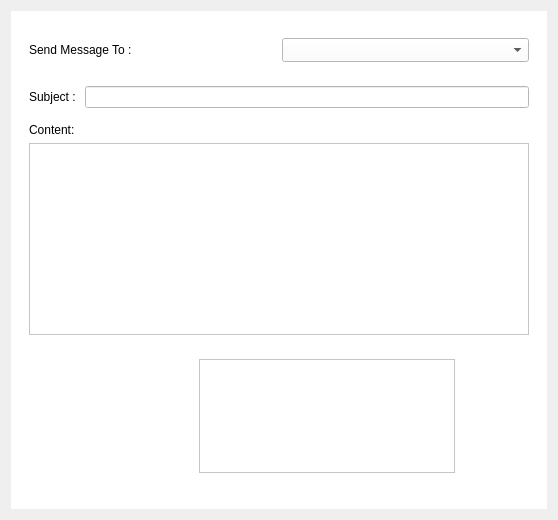
             <widget class="QWidget" name="tab_26">
              <attribute name="title">
               <string>compose</string>
              </attribute>
              <layout class="QVBoxLayout" name="verticalLayout_31">
               <item>
                <widget class="QWidget" name="widget_69" native="true">
                 <property name="styleSheet">
                  <string notr="true">background-color: rgb(255, 255, 255);</string>
                 </property>
                 <layout class="QVBoxLayout" name="verticalLayout_16">
                  <item>
                   <widget class="QWidget" name="widget_34" native="true">
                    <layout class="QVBoxLayout" name="verticalLayout_17">
                     <item>
                      <widget class="QWidget" name="widget_100" native="true">
                       <property name="minimumSize">
                        <size>
                         <width>0</width>
                         <height>40</height>
                        </size>
                       </property>
                       <layout class="QHBoxLayout" name="horizontalLayout_37">
                        <property name="leftMargin">
                         <number>0</number>
                        </property>
                        <property name="rightMargin">
                         <number>0</number>
                        </property>
                        <item>
                         <widget class="QLabel" name="label_42">
                          <property name="font">
                           <font>
                            <family>Segoe UI</family>
                           </font>
                          </property>
                          <property name="text">
                           <string>Send Message To : </string>
                          </property>
                         </widget>
                        </item>
                        <item>
                         <widget class="QComboBox" name="mail_compose_combo">
                          <property name="minimumSize">
                           <size>
                            <width>0</width>
                            <height>24</height>
                           </size>
                          </property>
                         </widget>
                        </item>
                       </layout>
                      </widget>
                     </item>
                     <item>
                      <widget class="QWidget" name="widget_97" native="true">
                       <property name="minimumSize">
                        <size>
                         <width>0</width>
                         <height>35</height>
                        </size>
                       </property>
                       <layout class="QHBoxLayout" name="horizontalLayout_34">
                        <property name="leftMargin">
                         <number>0</number>
                        </property>
                        <property name="rightMargin">
                         <number>0</number>
                        </property>
                        <item>
                         <widget class="QLabel" name="label_37">
                          <property name="font">
                           <font>
                            <family>Segoe UI</family>
                           </font>
                          </property>
                          <property name="text">
                           <string>Subject : </string>
                          </property>
                         </widget>
                        </item>
                        <item>
                         <widget class="QLineEdit" name="mail_compose_subject">
                          <property name="minimumSize">
                           <size>
                            <width>0</width>
                            <height>20</height>
                           </size>
                          </property>
                         </widget>
                        </item>
                       </layout>
                      </widget>
                     </item>
                     <item>
                      <widget class="QLabel" name="label_16">
                       <property name="text">
                        <string>Content:</string>
                       </property>
                      </widget>
                     </item>
                     <item>
                      <widget class="QPlainTextEdit" name="mail_compose_content">
                       <property name="font">
                        <font>
                         <family>Segoe UI</family>
                         <pointsize>10</pointsize>
                        </font>
                       </property>
                      </widget>
                     </item>
                     <item>
                      <widget class="QWidget" name="widget_89" native="true">
                       <property name="minimumSize">
                        <size>
                         <width>0</width>
                         <height>80</height>
                        </size>
                       </property>
                       <property name="maximumSize">
                        <size>
                         <width>16777215</width>
                         <height>150</height>
                        </size>
                       </property>
                       <layout class="QHBoxLayout" name="horizontalLayout_29">
                        <item>
                         <widget class="QPushButton" name="mail_compose_upload_images">
                          <property name="minimumSize">
                           <size>
                            <width>70</width>
                            <height>70</height>
                           </size>
                          </property>
                          <property name="maximumSize">
                           <size>
                            <width>70</width>
                            <height>70</height>
                           </size>
                          </property>
                          <property name="font">
                           <font>
                            <family>Segoe UI</family>
                            <pointsize>9</pointsize>
                           </font>
                          </property>
                          <property name="styleSheet">
                           <string notr="true">background-color: rgb(85, 85, 127);
color: rgb(255, 255, 255);</string>
                          </property>
                          <property name="text">
                           <string/>
                          </property>
                          <property name="icon">
                           <iconset resource="icons.qrc">
                            <normaloff>:/icons/upload_images.png</normaloff>:/icons/upload_images.png</iconset>
                          </property>
                          <property name="iconSize">
                           <size>
                            <width>75</width>
                            <height>75</height>
                           </size>
                          </property>
                          <property name="flat">
                           <bool>true</bool>
                          </property>
                         </widget>
                        </item>
                        <item>
                         <widget class="QPushButton" name="mail_compose_upload_documents">
                          <property name="minimumSize">
                           <size>
                            <width>70</width>
                            <height>70</height>
                           </size>
                          </property>
                          <property name="maximumSize">
                           <size>
                            <width>70</width>
                            <height>70</height>
                           </size>
                          </property>
                          <property name="font">
                           <font>
                            <family>Segoe UI</family>
                            <pointsize>9</pointsize>
                           </font>
                          </property>
                          <property name="styleSheet">
                           <string notr="true">background-color: rgb(85, 85, 127);
color: rgb(255, 255, 255);</string>
                          </property>
                          <property name="text">
                           <string/>
                          </property>
                          <property name="icon">
                           <iconset resource="icons.qrc">
                            <normaloff>:/icons/upload_documents.png</normaloff>:/icons/upload_documents.png</iconset>
                          </property>
                          <property name="iconSize">
                           <size>
                            <width>75</width>
                            <height>75</height>
                           </size>
                          </property>
                          <property name="flat">
                           <bool>true</bool>
                          </property>
                         </widget>
                        </item>
                        <item>
                         <widget class="QWidget" name="widget_116" native="true">
                          <layout class="QVBoxLayout" name="verticalLayout_22">
                           <item>
                            <widget class="QListWidget" name="mail_compose_upload_list"/>
                           </item>
                          </layout>
                         </widget>
                        </item>
                        <item>
                         <widget class="QPushButton" name="mail_compose_send">
                          <property name="minimumSize">
                           <size>
                            <width>50</width>
                            <height>50</height>
                           </size>
                          </property>
                          <property name="maximumSize">
                           <size>
                            <width>50</width>
                            <height>50</height>
                           </size>
                          </property>
                          <property name="font">
                           <font>
                            <family>Segoe UI</family>
                            <pointsize>9</pointsize>
                           </font>
                          </property>
                          <property name="toolTip">
                           <string>&lt;html&gt;&lt;head/&gt;&lt;body&gt;&lt;p&gt;Send Message&lt;/p&gt;&lt;/body&gt;&lt;/html&gt;</string>
                          </property>
                          <property name="styleSheet">
                           <string notr="true">background-color: rgb(85, 85, 127);
color: rgb(255, 255, 255);</string>
                          </property>
                          <property name="text">
                           <string/>
                          </property>
                          <property name="icon">
                           <iconset resource="icons.qrc">
                            <normaloff>:/icons/paper-plane.png</normaloff>:/icons/paper-plane.png</iconset>
                          </property>
                          <property name="iconSize">
                           <size>
                            <width>25</width>
                            <height>25</height>
                           </size>
                          </property>
                          <property name="flat">
                           <bool>true</bool>
                          </property>
                         </widget>
                        </item>
                       </layout>
                      </widget>
                     </item>
                    </layout>
                   </widget>
                  </item>
                 </layout>
                </widget>
               </item>
              </layout>
             </widget>
